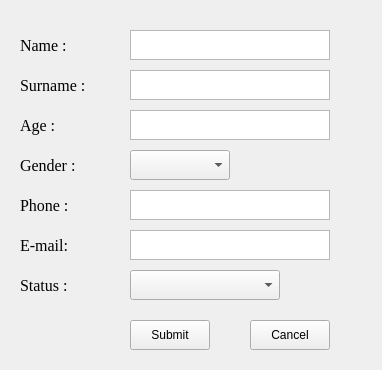
<?xml version="1.0" encoding="UTF-8"?>
<ui version="4.0">
 <class>Registration</class>
 <widget class="QWidget" name="Registration">
  <property name="geometry">
   <rect>
    <x>0</x>
    <y>0</y>
    <width>382</width>
    <height>370</height>
   </rect>
  </property>
  <property name="windowTitle">
   <string>REGISTRATION</string>
  </property>
  <widget class="QTextEdit" name="textEdit">
   <property name="geometry">
    <rect>
     <x>130</x>
     <y>30</y>
     <width>200</width>
     <height>30</height>
    </rect>
   </property>
  </widget>
  <widget class="QLabel" name="label">
   <property name="geometry">
    <rect>
     <x>20</x>
     <y>30</y>
     <width>100</width>
     <height>30</height>
    </rect>
   </property>
   <property name="font">
    <font>
     <family>Times New Roman</family>
     <pointsize>12</pointsize>
     <bold>false</bold>
    </font>
   </property>
   <property name="text">
    <string>Name :</string>
   </property>
  </widget>
  <widget class="QLabel" name="label_2">
   <property name="geometry">
    <rect>
     <x>20</x>
     <y>70</y>
     <width>100</width>
     <height>30</height>
    </rect>
   </property>
   <property name="font">
    <font>
     <family>Times New Roman</family>
     <pointsize>12</pointsize>
     <bold>false</bold>
    </font>
   </property>
   <property name="text">
    <string>Surname :</string>
   </property>
  </widget>
  <widget class="QLabel" name="label_3">
   <property name="geometry">
    <rect>
     <x>20</x>
     <y>110</y>
     <width>100</width>
     <height>30</height>
    </rect>
   </property>
   <property name="font">
    <font>
     <family>Times New Roman</family>
     <pointsize>12</pointsize>
     <bold>false</bold>
    </font>
   </property>
   <property name="text">
    <string>Age : </string>
   </property>
  </widget>
  <widget class="QLabel" name="label_4">
   <property name="geometry">
    <rect>
     <x>20</x>
     <y>150</y>
     <width>100</width>
     <height>30</height>
    </rect>
   </property>
   <property name="font">
    <font>
     <family>Times New Roman</family>
     <pointsize>12</pointsize>
     <bold>false</bold>
    </font>
   </property>
   <property name="text">
    <string>Gender :</string>
   </property>
  </widget>
  <widget class="QLabel" name="label_5">
   <property name="geometry">
    <rect>
     <x>20</x>
     <y>190</y>
     <width>100</width>
     <height>30</height>
    </rect>
   </property>
   <property name="font">
    <font>
     <family>Times New Roman</family>
     <pointsize>12</pointsize>
     <bold>false</bold>
    </font>
   </property>
   <property name="text">
    <string>Phone :</string>
   </property>
  </widget>
  <widget class="QLabel" name="label_6">
   <property name="geometry">
    <rect>
     <x>20</x>
     <y>230</y>
     <width>100</width>
     <height>30</height>
    </rect>
   </property>
   <property name="font">
    <font>
     <family>Times New Roman</family>
     <pointsize>12</pointsize>
     <bold>false</bold>
    </font>
   </property>
   <property name="text">
    <string>E-mail:</string>
   </property>
  </widget>
  <widget class="QLabel" name="label_7">
   <property name="geometry">
    <rect>
     <x>20</x>
     <y>270</y>
     <width>100</width>
     <height>30</height>
    </rect>
   </property>
   <property name="font">
    <font>
     <family>Times New Roman</family>
     <pointsize>12</pointsize>
     <bold>false</bold>
    </font>
   </property>
   <property name="text">
    <string>Status :</string>
   </property>
  </widget>
  <widget class="QTextEdit" name="textEdit_2">
   <property name="geometry">
    <rect>
     <x>130</x>
     <y>70</y>
     <width>200</width>
     <height>30</height>
    </rect>
   </property>
  </widget>
  <widget class="QTextEdit" name="textEdit_3">
   <property name="geometry">
    <rect>
     <x>130</x>
     <y>110</y>
     <width>200</width>
     <height>30</height>
    </rect>
   </property>
  </widget>
  <widget class="QTextEdit" name="textEdit_5">
   <property name="geometry">
    <rect>
     <x>130</x>
     <y>230</y>
     <width>200</width>
     <height>30</height>
    </rect>
   </property>
  </widget>
  <widget class="QTextEdit" name="textEdit_6">
   <property name="geometry">
    <rect>
     <x>130</x>
     <y>190</y>
     <width>200</width>
     <height>30</height>
    </rect>
   </property>
  </widget>
  <widget class="QPushButton" name="pushButton">
   <property name="geometry">
    <rect>
     <x>130</x>
     <y>320</y>
     <width>80</width>
     <height>30</height>
    </rect>
   </property>
   <property name="text">
    <string>Submit</string>
   </property>
  </widget>
  <widget class="QPushButton" name="pushButton_2">
   <property name="geometry">
    <rect>
     <x>250</x>
     <y>320</y>
     <width>80</width>
     <height>30</height>
    </rect>
   </property>
   <property name="text">
    <string>Cancel</string>
   </property>
  </widget>
  <widget class="QComboBox" name="comboBox">
   <property name="geometry">
    <rect>
     <x>130</x>
     <y>150</y>
     <width>100</width>
     <height>30</height>
    </rect>
   </property>
  </widget>
  <widget class="QComboBox" name="comboBox_2">
   <property name="geometry">
    <rect>
     <x>130</x>
     <y>270</y>
     <width>150</width>
     <height>30</height>
    </rect>
   </property>
  </widget>
 </widget>
 <resources/>
 <connections/>
</ui>
